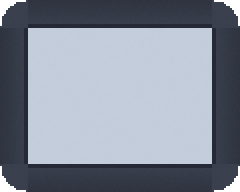
#> input picture examples/panel_flat.png, 120 x 96 px (shown 2 times larger)
$ python -i core.py   (imports and definitions only)
#> lines starting #> are read from the running program, lines starting #| are printed output that depends on the picture
"""Core detection + verification for patchproof.

Pipeline per panel:
  1. Find the content bounding box (non-transparent pixels) -> content padding.
  2. Guess initial 9-slice borders from "stretchability" profiles: a column is
     stretchable when the image is locally linear along x there (flat fills and
     smooth gradients stretch losslessly; ornaments and photos do not).
  3. Settle the borders greedily against a distortion score: shrink while the
     score stays under the threshold (minimal borders), expand while it is over.
  4. Cross-check with a second, independent estimator (mean-colour profile
     step detection). A borderline classic pass the second estimator disputes
     is not trusted. The second estimator's borders can still be PROVEN via a
     texture path: the centre must be stationary in mean colour and free of
     strong periodicity (see the texture section below).
  5. Verify by resynthesis: re-render the panel 9-sliced at several sizes and
     require the corners to be pixel-identical to the original corners.
  6. If no borders get a score under the threshold, the panel is
     UNCERTAIN -- patchproof abstains instead of inventing numbers.

The distortion score is the worst per-row / per-column linear-fit residual
(RMS, 0-255 scale) over the centre and the four edge strips. A region that is
flat or a smooth gradient along its stretch direction has residual ~0, so
stretching it is near-lossless; ornament or photo content trapped in a stretch
region has a large residual.
"""

from dataclasses import dataclass, field

import numpy as np
from PIL import Image

# A column/row counts as "stretchable" for the initial guess when the 90th
# percentile of its second-difference magnitude is below this (0-255 scale).
COST_THRESHOLD = 4.0
COST_PERCENTILE = 90
# A detection is PROVEN when the distortion score is at or below this.
DEFAULT_THRESHOLD = 6.0

ALPHA_OPAQUE = 8  # alpha above this counts as content


@dataclass
class Detection:
    width: int
    height: int
    borders: dict  # {"left","right","top","bottom"} relative to the full image
    padding: dict  # {"left","top","right","bottom"} transparent margins
    verdict: str  # "PROVEN" or "UNCERTAIN"
    score: float  # distortion score (lower is better); -1 when not applicable
    reason: str = ""
    sizes_checked: list = field(default_factory=list)
    corners_identical: bool = False


# --------------------------------------------------------------------------
# basic helpers
# --------------------------------------------------------------------------

def content_bbox(alpha: np.ndarray):
    """Return (x0, y0, x1, y1) inclusive bbox of alpha > ALPHA_OPAQUE, or None."""
    ys, xs = np.where(alpha > ALPHA_OPAQUE)
    if xs.size == 0:
        return None
    return int(xs.min()), int(ys.min()), int(xs.max()), int(ys.max())


def _fit_rms(region: np.ndarray, axis: int) -> float:
    """Worst linear-fit residual RMS over all series in `region` (HxWx4).

    axis=1: fit each row along x. axis=0: fit each column along y.
    Series shorter than 3 points fit a line exactly, so they contribute 0.
    """
    if region.size == 0:
        return 0.0
    if axis == 1:
        n = region.shape[1]
        if n < 3:
            return 0.0
        series = region.transpose(2, 0, 1).reshape(-1, n)
    else:
        n = region.shape[0]
        if n < 3:
            return 0.0
        series = region.transpose(2, 1, 0).reshape(-1, n)
    x = np.arange(n, dtype=np.float64)
    xc = x - x.mean()
    denom = float((xc ** 2).sum())
    ym = series.mean(axis=1, keepdims=True)
    slope = ((series - ym) * xc).sum(axis=1) / denom
    pred = ym + slope[:, None] * xc[None, :]
    resid = series - pred
    return float(np.sqrt((resid ** 2).mean()))


def distortion_score(arr: np.ndarray, left: int, right: int, top: int, bottom: int) -> float:
    """Distortion score of a candidate slicing of float RGBA array `arr`."""
    h, w = arr.shape[:2]
    cx0, cx1 = left, w - right
    cy0, cy1 = top, h - bottom
    if cx1 <= cx0 or cy1 <= cy0:
        return float("inf")
    centre = arr[cy0:cy1, cx0:cx1]
    score = max(_fit_rms(centre, axis=1), _fit_rms(centre, axis=0))
    if top > 0:
        score = max(score, _fit_rms(arr[0:top, cx0:cx1], axis=1))
    if bottom > 0:
        score = max(score, _fit_rms(arr[h - bottom:h, cx0:cx1], axis=1))
    if left > 0:
        score = max(score, _fit_rms(arr[cy0:cy1, 0:left], axis=0))
    if right > 0:
        score = max(score, _fit_rms(arr[cy0:cy1, w - right:w], axis=0))
    return score


# --------------------------------------------------------------------------
# initial guess from stretchability profiles
# --------------------------------------------------------------------------

def _stretch_costs(arr: np.ndarray, axis: int) -> np.ndarray:
    """Per-column (axis=1) or per-row (axis=0) stretchability cost."""
    if axis == 1:
        sd = np.abs(arr[:, :-2] - 2.0 * arr[:, 1:-1] + arr[:, 2:]).max(axis=2)
        per = np.percentile(sd, COST_PERCENTILE, axis=0)
        n = arr.shape[1]
    else:
        sd = np.abs(arr[:-2, :] - 2.0 * arr[1:-1, :] + arr[2:, :]).max(axis=2)
        per = np.percentile(sd, COST_PERCENTILE, axis=1)
        n = arr.shape[0]
    full = np.empty(n, dtype=np.float64)
    full[1:-1] = per
    full[0] = per[0]
    full[-1] = per[-1]
    return full


def _longest_run(mask: np.ndarray):
    """(start, end_inclusive) of the longest True run, or None."""
    best = None
    start = None
    for i, v in enumerate(mask):
        if v and start is None:
            start = i
        if (not v or i == len(mask) - 1) and start is not None:
            end = i if v and i == len(mask) - 1 else i - 1
            if best is None or (end - start) > (best[1] - best[0]):
                best = (start, end)
            start = None
    return best


def _min_centre(size: int) -> int:
    return max(4, size // 6)


def _initial_borders(arr: np.ndarray):
    h, w = arr.shape[:2]
    col_cost = _stretch_costs(arr, axis=1)
    row_cost = _stretch_costs(arr, axis=0)
    run_x = _longest_run(col_cost <= COST_THRESHOLD)
    if run_x is None or (run_x[1] - run_x[0] + 1) < _min_centre(w):
        left, right = w // 4, w // 4
    else:
        left, right = run_x[0], w - 1 - run_x[1]
    run_y = _longest_run(row_cost <= COST_THRESHOLD)
    if run_y is None or (run_y[1] - run_y[0] + 1) < _min_centre(h):
        top, bottom = h // 4, h // 4
    else:
        top, bottom = run_y[0], h - 1 - run_y[1]
    return left, right, top, bottom


# --------------------------------------------------------------------------
# greedy settle against the distortion score
# --------------------------------------------------------------------------

def _settle(arr: np.ndarray, borders, threshold: float):
    """Adjust borders until the score is under `threshold` and minimal.

    Returns (borders, score, proven).
    """
    h, w = arr.shape[:2]
    min_w, min_h = _min_centre(w), _min_centre(h)

    def ok(b):
        l, r, t, bo = b
        return (w - l - r) >= min_w and (h - t - bo) >= min_h and min(b) >= 0

    def score(b):
        return distortion_score(arr, *b)

    borders = tuple(borders)
    if not ok(borders):
        borders = (min(borders[0], w - min_w), min(borders[1], w - min_w),
                   min(borders[2], h - min_h), min(borders[3], h - min_h))
        # clamp so the centre constraint holds
        l, r, t, bo = borders
        if w - l - r < min_w:
            r = max(0, w - min_w - l)
        if h - t - bo < min_h:
            bo = max(0, h - min_h - t)
        borders = (l, r, t, bo)
    cur = score(borders)

    # Phase 1: expand while over threshold (each step picks the side whose
    # expansion lowers the score most). Bail out if it stops helping.
    steps, stall = 0, 0
    while cur > threshold and steps < 200:
        cands = []
        for side in range(4):
            cand = list(borders)
            cand[side] += 1
            cand = tuple(cand)
            if ok(cand):
                cands.append((score(cand), cand))
        if not cands:
            break
        cands.sort(key=lambda c: c[0])
        best_score, best = cands[0]
        if best_score >= cur - 1e-9:
            stall += 1
        else:
            stall = 0
        borders, cur = best, best_score
        steps += 1
        if stall >= 6:
            break

    if cur > threshold:
        return borders, cur, False

    # Phase 2: shrink while the score stays under threshold (minimal borders).
    changed = True
    while changed:
        changed = False
        for side in range(4):
            if borders[side] == 0:
                continue
            cand = list(borders)
            cand[side] -= 1
            cand = tuple(cand)
            if ok(cand):
                s = score(cand)
                if s <= threshold:
                    borders, cur = cand, s
                    changed = True
                    break
    return borders, cur, True


# --------------------------------------------------------------------------
# second estimator: mean-profile step detection + texture verification
#
# Benchmark round (see BENCHMARK_INTERNAL.md): the classic path has two
# failure modes on textured centres. (1) On stationary textures (parchment-
# style grain) the linear-fit score hovers near the threshold and the
# settle can drift to borders that pass by luck -- a silent wrong answer.
# (2) The same textures are genuinely stretchable in the statistical
# sense (stretching preserves their mean/variance structure), so
# abstaining on all of them leaves real panels unserved.
#
# Fix, at technique level (no fixture tuning):
#   * An independent estimator locates borders from the step in the
#     per-column / per-row MEAN colour profile (frame bands differ in
#     mean colour from the centre; grain averages out). When the classic
#     path passes only borderline (score > 1.0) and the two estimators
#     disagree by > 2px on any side, the classic pass is not trusted.
#   * A texture verification path can then prove the mean-profile
#     borders: the centre (and the edge strips along their stretch
#     direction) must be stationary in mean (profile deviation under the
#     same threshold), and the centre must NOT have a strong periodicity
#     (autocorrelation veto) -- stretching a checker/diamond pattern
#     would rescale the pattern itself, so those still abstain.
# --------------------------------------------------------------------------

MEAN_STEP_TOLERANCE = 6.0   # mean-colour units, same scale as the threshold
PERIODICITY_VETO = 0.35     # max |autocorrelation| at lags >= 3 in a texture centre


def _axis_means(arr: np.ndarray, axis: int) -> np.ndarray:
    """Mean RGB per column (axis=1) or per row (axis=0), over opaque pixels."""
    alpha = arr[:, :, 3] > ALPHA_OPAQUE
    rgb = arr[:, :, :3]
    if axis == 1:
        mask = alpha.T                      # (W, H)
        vals = np.transpose(rgb, (1, 0, 2))  # (W, H, 3)
    else:
        mask = alpha
        vals = rgb
    counts = mask.sum(axis=1)
    sums = (vals * mask[:, :, None]).sum(axis=1)
    out = np.zeros((vals.shape[0], 3))
    nz = counts > 0
    out[nz] = sums[nz] / counts[nz, None]
    if not nz.all():  # fully transparent lines: fall back to plain mean
        out[~nz] = vals[~nz].mean(axis=1)
    return out


def _run_containing(mask: np.ndarray, idx: int):
    if not mask[idx]:
        return None
    start = idx
    while start > 0 and mask[start - 1]:
        start -= 1
    end = idx
    while end < len(mask) - 1 and mask[end + 1]:
        end += 1
    return start, end


def _mean_profile_borders(arr: np.ndarray):
    """Borders from the step in the mean-colour profile, or None.

    The centre reference is the mean colour of the middle 20% of the
    profile; a column/row counts as centre-like when its mean colour is
    within MEAN_STEP_TOLERANCE of that reference. The centre run must
    contain the image centre and must not touch either edge (a run that
    reaches an edge means no frame step was found on that axis).
    """
    h, w = arr.shape[:2]
    borders = []
    for axis, n in ((1, w), (0, h)):
        means = _axis_means(arr, axis)
        mid = means[int(n * 0.4):max(int(n * 0.6), int(n * 0.4) + 1)].mean(axis=0)
        dist = np.abs(means - mid).mean(axis=1)
        # 3-wide median: one noisy line must not break the centre run;
        # a real frame step is many lines wide and is not shifted by it.
        if n >= 3:
            padded = np.pad(dist, 1, mode="edge")
            dist = np.median(
                np.stack([padded[:-2], padded[1:-1], padded[2:]]), axis=0)
        run = _run_containing(dist <= MEAN_STEP_TOLERANCE, n // 2)
        if run is None or run[0] == 0 or run[1] == n - 1:
            return None
        if (run[1] - run[0] + 1) < _min_centre(n):
            return None
        borders.append((run[0], n - 1 - run[1]))
    (left, right), (top, bottom) = borders
    return left, right, top, bottom


# [58 lines left out: functions _profile_deviation, _texture_score, _axis_periodicity, not called in this run]


def _has_strong_periodicity(centre: np.ndarray) -> bool:
    grey = centre[:, :, :3].mean(axis=2)
    return max(_axis_periodicity(grey, 1), _axis_periodicity(grey, 0)) > PERIODICITY_VETO


# --------------------------------------------------------------------------
# resynthesis (9-slice render) + verification
# --------------------------------------------------------------------------

def render_9slice(img: Image.Image, borders, out_w: int, out_h: int) -> Image.Image:
    """Render `img` 9-sliced with borders (left, right, top, bottom)."""
    left, right, top, bottom = borders
    w, h = img.size
    cw = out_w - left - right
    ch = out_h - top - bottom
    if cw < 1 or ch < 1:
        raise ValueError("target size too small for these borders")
    src = img.convert("RGBA")
    out = Image.new("RGBA", (out_w, out_h), (0, 0, 0, 0))
    bilin = Image.BILINEAR

    def paste(box, dest, size=None):
        x0, y0, x1, y1 = box
        if x1 <= x0 or y1 <= y0:
            return
        piece = src.crop(box)
        if size is not None and size != piece.size:
            if size[0] < 1 or size[1] < 1:
                return
            piece = piece.resize(size, bilin)
        out.paste(piece, dest)

    # corners (copied 1:1, never resampled)
    paste((0, 0, left, top), (0, 0))
    paste((w - right, 0, w, top), (out_w - right, 0))
    paste((0, h - bottom, left, h), (0, out_h - bottom))
    paste((w - right, h - bottom, w, h), (out_w - right, out_h - bottom))
    # edges (stretched along one axis)
    paste((left, 0, w - right, top), (left, 0), (cw, top))
    paste((left, h - bottom, w - right, h), (left, out_h - bottom), (cw, bottom))
    paste((0, top, left, h - bottom), (0, top), (left, ch))
    paste((w - right, top, w, h - bottom), (out_w - right, top), (right, ch))
    # centre (stretched along both axes)
    paste((left, top, w - right, h - bottom), (left, top), (cw, ch))
    return out


def verify_sizes(w: int, h: int, borders):
    left, right, top, bottom = borders
    cand = [
        (w, h),
        (w + 31, h + 17),
        (2 * w + 1, h + 23),
        (w + 17, 2 * h + 1),
        (left + right + 9, top + bottom + 7),
        (w + 101, h + 57),
        (w + 53, h + 41),
    ]
    sizes, seen = [], set()
    for s in cand:
        if s[0] > left + right and s[1] > top + bottom and s not in seen:
            sizes.append(s)
            seen.add(s)
    return sizes


def _corners_identical(src: Image.Image, rendered: Image.Image, borders) -> bool:
    left, right, top, bottom = borders
    w, h = src.size
    ow, oh = rendered.size
    a = np.asarray(src.convert("RGBA"))
    b = np.asarray(rendered.convert("RGBA"))
    blocks = [
        (a[0:top, 0:left], b[0:top, 0:left]),
        (a[0:top, w - right:w], b[0:top, ow - right:ow]),
        (a[h - bottom:h, 0:left], b[oh - bottom:oh, 0:left]),
        (a[h - bottom:h, w - right:w], b[oh - bottom:oh, ow - right:ow]),
    ]
    return all(np.array_equal(x, y) for x, y in blocks)


# --------------------------------------------------------------------------
# top-level detection
# --------------------------------------------------------------------------

def detect(img: Image.Image, threshold: float = DEFAULT_THRESHOLD) -> Detection:
    """Detect 9-slice borders + content padding of one panel image."""
    img = img.convert("RGBA")
    w, h = img.size
    arr = np.asarray(img).astype(np.float64)
    empty_padding = {"left": 0, "top": 0, "right": 0, "bottom": 0}
    empty_borders = {"left": 0, "right": 0, "top": 0, "bottom": 0}

    bbox = content_bbox(arr[:, :, 3])
    if bbox is None:
        return Detection(w, h, empty_borders, empty_padding, "UNCERTAIN", -1.0,
                         reason="image is fully transparent (no content)")
    x0, y0, x1, y1 = bbox
    padding = {"left": x0, "top": y0, "right": w - 1 - x1, "bottom": h - 1 - y1}
    content = arr[y0:y1 + 1, x0:x1 + 1]
    ch, cw = content.shape[:2]
    if cw < 8 or ch < 8:
        return Detection(w, h, empty_borders, padding, "UNCERTAIN", -1.0,
                         reason=f"content is only {cw}x{ch}px -- too small to slice")

    init = _initial_borders(content)
    (l, r, t, b), score, proven = _settle(content, init, threshold)

    # Cross-check + texture path (see the section above _mean_profile_borders).
    mp = _mean_profile_borders(content)
    if proven and score > 1.0 and mp is not None:
        if max(abs(a - c) for a, c in zip((l, r, t, b), mp)) > 2:
            proven = False  # borderline pass the second estimator disputes
    if not proven and mp is not None:
        ml, mr, mt, mb = mp
        if (cw - ml - mr) >= _min_centre(cw) and (ch - mt - mb) >= _min_centre(ch):
            tscore = _texture_score(content, mp)
            centre = content[mt:ch - mb, ml:cw - mr]
            if tscore <= threshold and not _has_strong_periodicity(centre):
                l, r, t, b, score, proven = ml, mr, mt, mb, tscore, True

    borders = {"left": padding["left"] + l, "right": padding["right"] + r,
               "top": padding["top"] + t, "bottom": padding["bottom"] + b}

    if not proven:
        return Detection(
            w, h, borders, padding, "UNCERTAIN", float(score),
            reason=(f"no cleanly stretchable centre found: best distortion "
                    f"score {score:.1f} is above the threshold {threshold:.1f} "
                    f"(content is likely photo-like, patterned, or ornamented "
                    f"through its middle)"))

    btuple = (borders["left"], borders["right"], borders["top"], borders["bottom"])
    sizes = verify_sizes(w, h, btuple)
    corners_ok = True
    for (ow, oh) in sizes:
        rendered = render_9slice(img, btuple, ow, oh)
        if not _corners_identical(img, rendered, btuple):
            corners_ok = False
            break
    if not corners_ok:
        return Detection(w, h, borders, padding, "UNCERTAIN", float(score),
                         reason="resynthesis failed: corners changed when re-rendered")
    return Detection(w, h, borders, padding, "PROVEN", float(score),
                     sizes_checked=sizes, corners_identical=True)

>>> from PIL import Image
>>> picture = Image.open('../examples/panel_flat.png')
#> picture is the input picture: PIL image 120x96 RGBA; mean R, G, B, A 128.3, 135.5, 148.7, 250.6
>>> result = detect(picture)
#> in content_bbox, `ys, xs = np.where(alpha > ALPHA_OPAQUE)`: ys = 11320 values from 0 to 95; xs = 11320 values, max 119 at index 1579, min 0 at index 1460, mean 59.5
#> in detect, `bbox = content_bbox(arr[:, :, 3])`: bbox = (0, 0, 119, 95)
#> in detect, `x0, y0, x1, y1 = bbox`: x0 = 0; x1 = 119; y1 = 95
#> in detect, `padding = {"left": x0, "top": y0, "right": w - 1 - x1, "bottom": h - 1..`: padding = {'left': 0, 'top': 0, 'right': 0, 'bottom': 0}
#> in _stretch_costs, `sd = np.abs(arr[:, :-2] - 2.0 * arr[:, 1:-1] + arr[:, 2:]).max(axis=2)`:
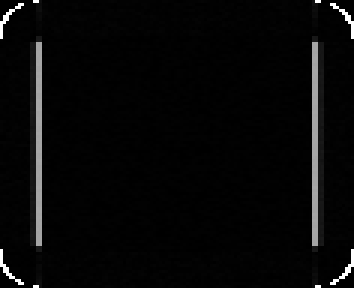
#> sd: shape (96, 118) float64 (shown 3 times larger); min 0, max 255, mean 7.6
#> in _stretch_costs, `per = np.percentile(sd, COST_PERCENTILE, axis=0)`: per = 118 values, max 255 at index 0, min 2 at index 14, mean 12.75
#> in _initial_borders, `col_cost = _stretch_costs(arr, axis=1)`: col_cost = 120 values, max 255 at index 0, min 2 at index 15, mean 16.79
#> call 2 of _stretch_costs, with axis = 0
#> in _stretch_costs (call 2), `sd = np.abs(arr[:-2, :] - 2.0 * arr[1:-1, :] + arr[2:, :]).max(axis=2)`:
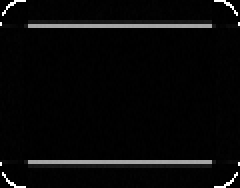
#> sd: shape (94, 120) float64 (shown 2 times larger); min 0, max 255, mean 9.2
#> in _stretch_costs (call 2), `per = np.percentile(sd, COST_PERCENTILE, axis=1)`: per = 94 values, max 167 at index 81, min 2 at index 14, mean 10.7
#> in _initial_borders, `row_cost = _stretch_costs(arr, axis=0)`: row_cost = 96 values, max 167 at index 82, min 2 at index 15, mean 11.08
#> the loop in _longest_run, `for i, v in enumerate(mask):` made 120 passes
#> (v, best) on pass 12: (False, (2, 10))
#> after the loop in _longest_run, `for i, v in enumerate(mask):`: end = 117
#> in _initial_borders, `run_x = _longest_run(col_cost <= COST_THRESHOLD)`: run_x = (15, 104)
#> in _initial_borders, `left, right = run_x[0], w - 1 - run_x[1]`: left = 15
#> the loop in _longest_run (call 2), `for i, v in enumerate(mask):` made 96 passes
#> in _initial_borders, `run_y = _longest_run(row_cost <= COST_THRESHOLD)`: run_y = (15, 80)
#> in _initial_borders, `top, bottom = run_y[0], h - 1 - run_y[1]`: top = 15
#> in detect, `init = _initial_borders(content)`: init = (15, 15, 15, 15)
#> in ok, `l, r, t, bo = b`: l = 15
#> in distortion_score, `h, w = arr.shape[:2]`: h = 96; w = 120
#> in distortion_score, `cx0, cx1 = left, w - right`: cx0 = 15; cx1 = 105
#> in distortion_score, `cy0, cy1 = top, h - bottom`: cy0 = 15; cy1 = 81
#> in distortion_score, `centre = arr[cy0:cy1, cx0:cx1]`:
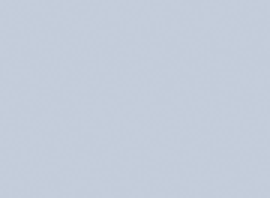
#> centre: shape (66, 90, 4) float64 (shown 3 times larger); mean R, G, B, A 195.5, 204.5, 218.5, 255
#> in _fit_rms, `series = region.transpose(2, 0, 1).reshape(-1, n)`:
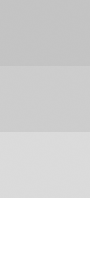
#> series: shape (264, 90) float64; min 195, max 255, mean 218.4
#> in _fit_rms, `ym = series.mean(axis=1, keepdims=True)`: ym = 264 values, max 255 at index 198, min 195.3 at index 20, mean 218.4
#> in _fit_rms, `slope = ((series - ym) * xc).sum(axis=1) / denom`: slope = 264 values, max 0.00425 at index 37, min -0.00421 at index 23, mean -0.000105
#> in _fit_rms, `resid = series - pred`:
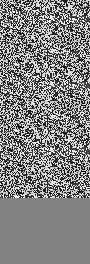
#> resid: shape (264, 90) float64; min -0.725, max 0.692, mean -1e-15; drawn with min black and max white
#> call 2 of _fit_rms, with axis = 0
#> in _fit_rms (call 2), `n = region.shape[0]`: n = 66
#> in _fit_rms (call 2), `series = region.transpose(2, 1, 0).reshape(-1, n)`:
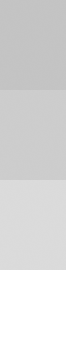
#> series: shape (360, 66) float64; min 195, max 255, mean 218.4
#> in _fit_rms (call 2), `ym = series.mean(axis=1, keepdims=True)`: ym = 360 values, max 255 at index 270, min 195.3 at index 55, mean 218.4
#> in _fit_rms (call 2), `slope = ((series - ym) * xc).sum(axis=1) / denom`: slope = 360 values, max 0.00877 at index 66, min -0.00743 at index 37, mean 0.00011
#> in _fit_rms (call 2), `resid = series - pred`:
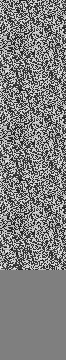
#> resid: shape (360, 66) float64; min -0.822, max 0.817, mean 2.01e-16; drawn with min black and max white
#> in distortion_score, `score = max(_fit_rms(centre, axis=1), _fit_rms(centre, axis=0))`: score = 0.428
#> (the rest of the program and of its run is left out)
